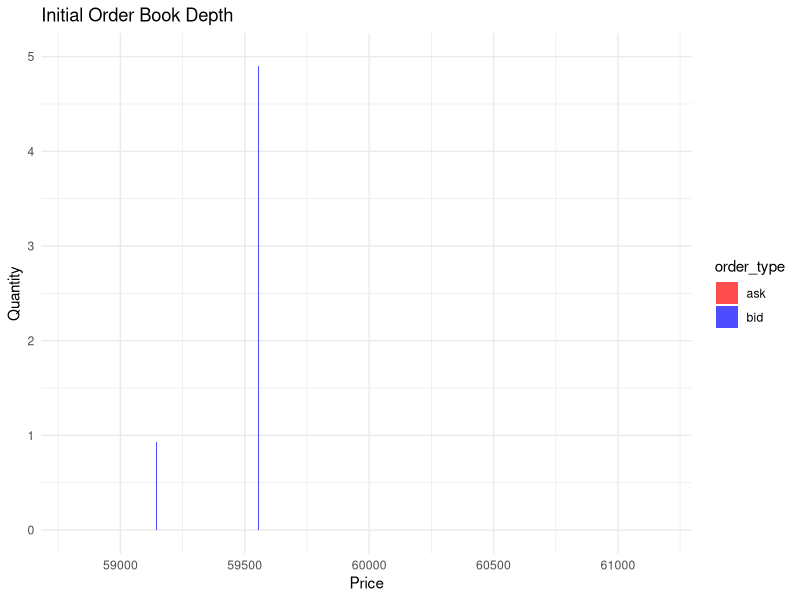
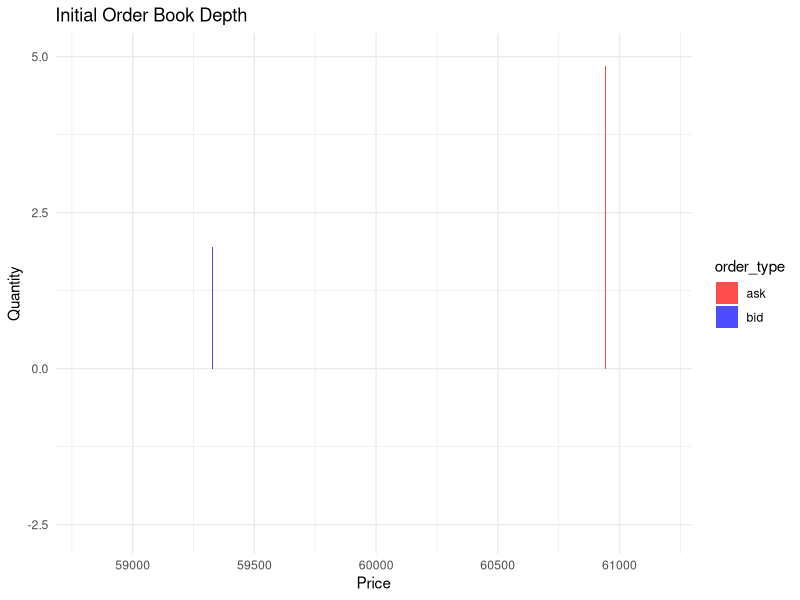

These figures' R source, in order:
library(data.table)
library(ggplot2)

# PHASE 1: Define Core Data Structures
# ------------------------------------

# Order Book Structure
order_book <- data.table(
  price = numeric(),
  quantity = numeric(),
  order_type = character(),  # "bid" or "ask"
  order_id = integer(),
  timestamp = as.POSIXct(character())
)

# Trade Execution Log
trade_log <- data.table(
  trade_id = integer(),
  timestamp = as.POSIXct(character()),
  trade_price = numeric(),
  trade_volume = numeric(),
  trade_type = character()  # "buy" or "sell"
)

# Market State Variables
market_state <- list(
  current_price = 60000,
  best_bid = NA,
  best_ask = NA,
  spread = NA,
  liquidity_depth = list()
)

# PHASE 2: Initialize the Market
# -------------------------------

set.seed(123)  # For reproducibility

# Function to generate initial order book
initialize_order_book <- function(initial_price, num_orders = 100) {
  bids <- data.table(
    price = sort(runif(num_orders / 2, initial_price * 0.98, initial_price), decreasing = TRUE),
    quantity = runif(num_orders / 2, 0.01, 5),
    order_type = "bid",
    order_id = 1:(num_orders / 2),
    timestamp = 1
  )
  
  asks <- data.table(
    price = sort(runif(num_orders / 2, initial_price, initial_price * 1.02)),
    quantity = runif(num_orders / 2, 0.01, 5),
    order_type = "ask",
    order_id = (num_orders / 2 + 1):num_orders,
    timestamp = 1
  )
  
  return(rbind(bids, asks))
}

# Initialize Order Book
total_orders <- 200
order_book <- initialize_order_book(market_state$current_price, total_orders)

# Update Market State
market_state$best_bid <- max(order_book[order_type == "bid"]$price)
market_state$best_ask <- min(order_book[order_type == "ask"]$price)
market_state$spread <- market_state$best_ask - market_state$best_bid

# Visualization: Order Book Depth
plot_order_book <- function(order_book) {
  ggplot(order_book, aes(x = price, y = quantity, fill = order_type)) +
    geom_bar(stat = "identity", position = "stack", alpha = 0.7) +
    scale_fill_manual(values = c("bid" = "blue", "ask" = "red")) +
    labs(title = "Initial Order Book Depth", x = "Price", y = "Quantity") +
    theme_minimal()
}

# Plot Order Book Depth
plot_order_book(order_book)

# PHASE 3: Simulate Order Flow
# -----------------------------

# Function to generate limit orders
generate_limit_order <- function(price, quantity, order_type, order_id) {
  data.table(
    price = price,
    quantity = quantity,
    order_type = order_type,
    order_id = order_id,
    timestamp = Sys.time()
  )
}

# Function to generate market orders
generate_market_order <- function(order_type, quantity) {
  data.table(
    trade_id = nrow(trade_log) + 1,
    timestamp = Sys.time(),
    trade_price = ifelse(order_type == "buy", market_state$best_ask, market_state$best_bid),
    trade_volume = quantity,
    trade_type = order_type
  )
}

# PHASE 4: Order Matching & Execution
# ------------------------------------

# Function to execute market orders
library(dplyr)

execute_market_order <- function(order_type, quantity) {
  print("=== Executing Market Order ===")
  print(paste("Order Type:", order_type, "| Quantity:", quantity, "BTC"))
  
  remaining_quantity <- quantity  # Track how much is still needed
  
  while (remaining_quantity > 0) {
    if (order_type == "buy") {
      best_order_index <- which.min(order_book[order_type == "ask", price])
      best_order <- order_book[order_type == "ask"][best_order_index]
    } else {
      best_order_index <- which.max(order_book[order_type == "bid", price])
      best_order <- order_book[order_type == "bid"][best_order_index]
    }
    
    if (nrow(best_order) == 0) {
      print("❌ No more matching limit orders available.")
      break  # Exit if no more orders to match
    }
    
    trade_volume <- min(remaining_quantity, best_order$quantity)
    trade_price <- best_order$price
    
    print(paste("✅ Matched with order at", trade_price, "for", trade_volume, "BTC"))
    
    # Record the trade
    new_trade <- data.table(
      trade_id = ifelse(nrow(trade_log) == 0, 1, max(trade_log$trade_id) + 1),
      timestamp = Sys.time(),
      trade_price = trade_price,
      trade_volume = trade_volume,
      trade_type = order_type
    )
    
    trade_log <<- rbind(trade_log, new_trade)
    
    # Update Order Book
    if (trade_volume == best_order$quantity) {
      order_book <<- order_book[-best_order_index, ]  # Fully filled -> remove
      print("✅ Order fully filled and removed from order book.")
    } else {
      order_book[best_order_index, quantity := quantity - trade_volume]  # Partial fill
      print(paste("✅ Order partially filled. Remaining:", order_book[best_order_index, quantity], "BTC"))
    }
    
    # Reduce remaining quantity
    remaining_quantity <- remaining_quantity - trade_volume
  }
  
  print("✅ Trade execution complete!")
  print("Updated Order Book:")
  print(order_book)
  print("Updated Trade Log:")
  print(trade_log)
  print("==============================")
}

# ------------
#Example: A market buy order for 1 BTC
# 🟢 

print(sum(order_book$quantity))
print(order_book)

execute_market_order("buy", 50)  # Should fill multiple orders
print(sum(order_book$quantity))  # Should decrease accordingly
plot_order_book(order_book)  # Should reflect order removal
#To do: check why I have a negative quantity :C

#Example: executing a limit buy and sell order Net zero
# 🟢 
# Add a limit buy order
new_limit_order <- data.table(
  price = 50500,
  quantity = 2,
  order_type = "bid",
  order_id = max(order_book$order_id, na.rm = TRUE) + 1,
  timestamp = Sys.time()
)
order_book <- rbind(order_book, new_limit_order)

market_state$current_price
